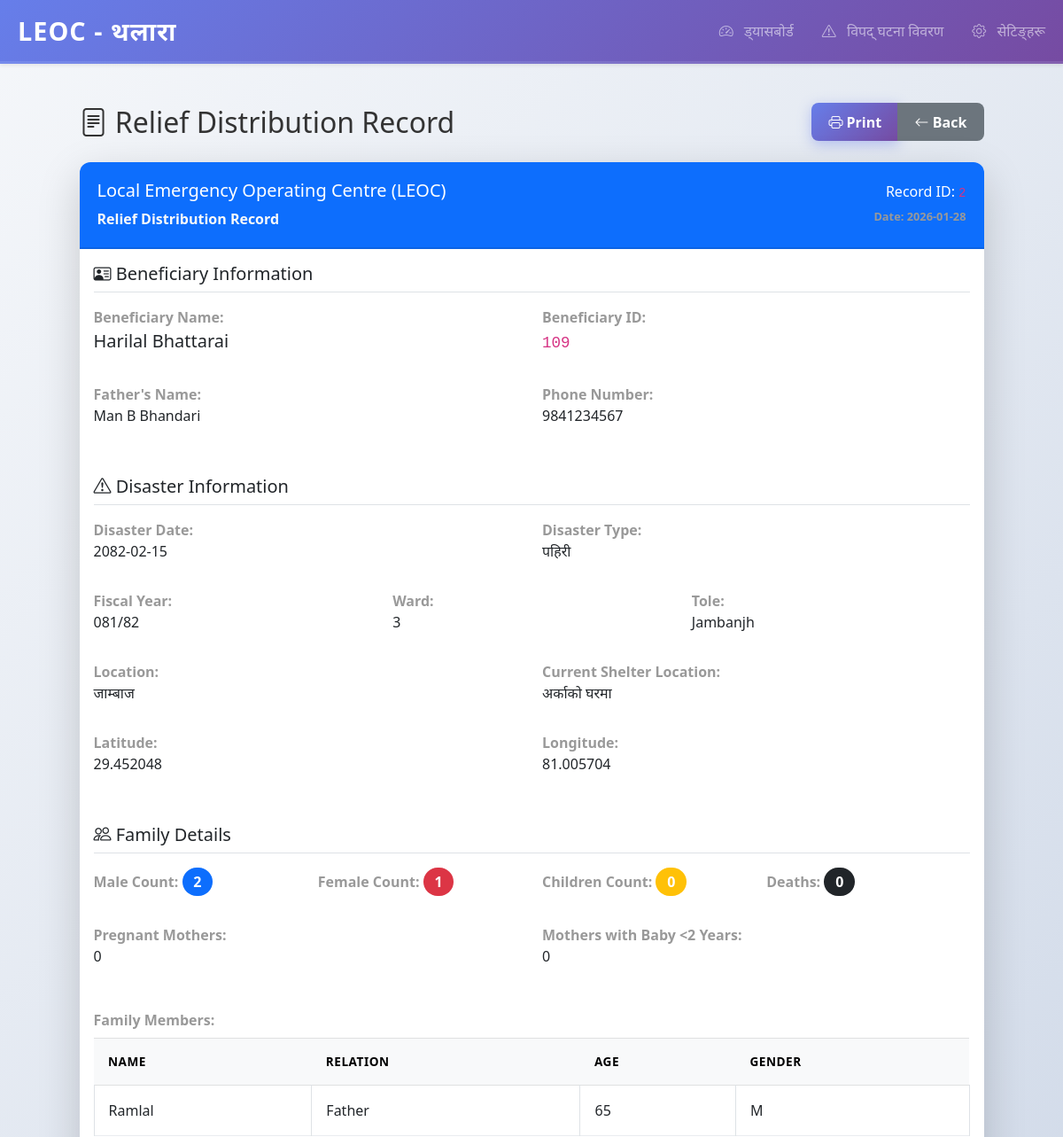
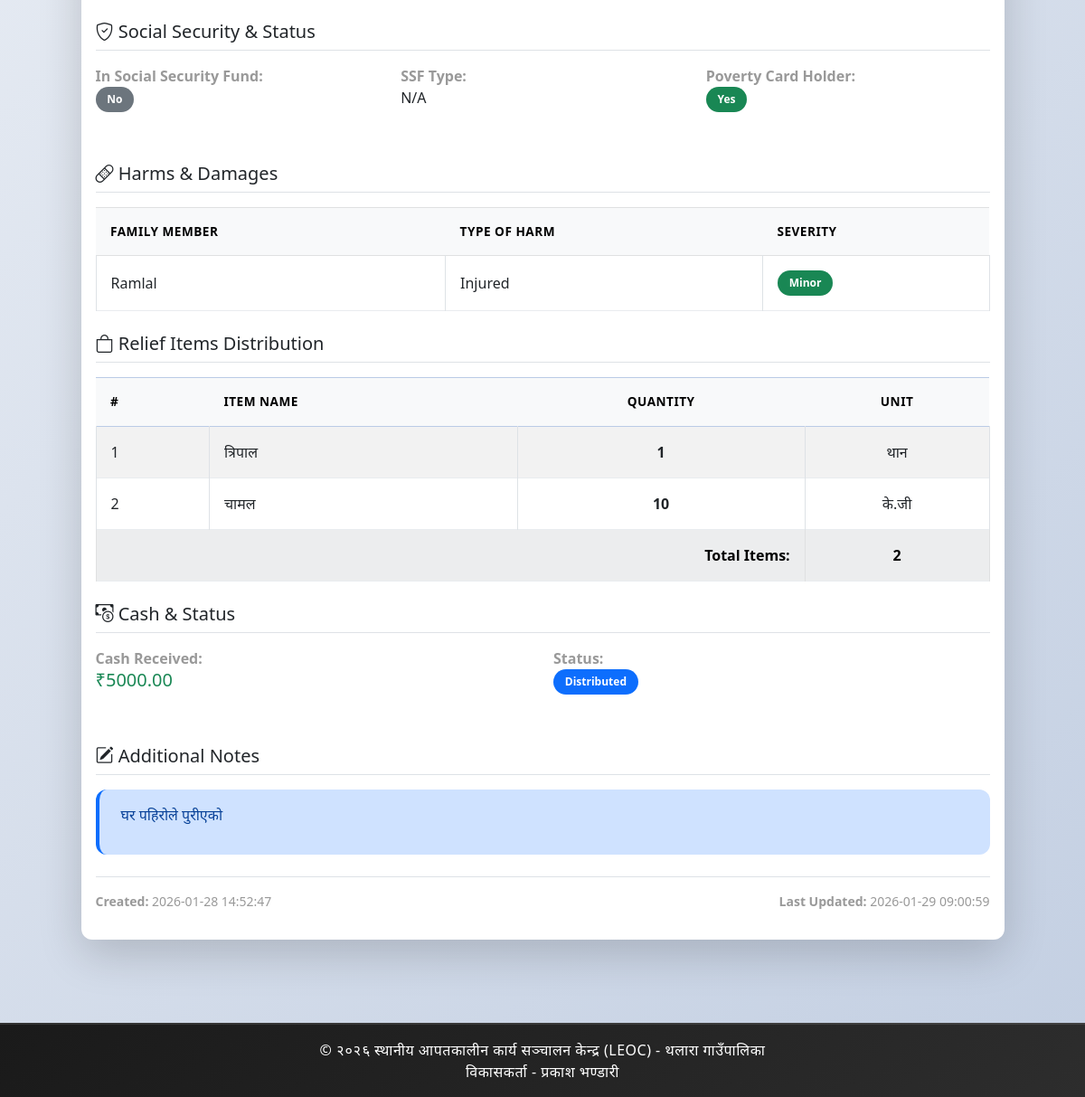
/view/2, run on an earlier commit of the app's database (2 pictures, top to bottom).
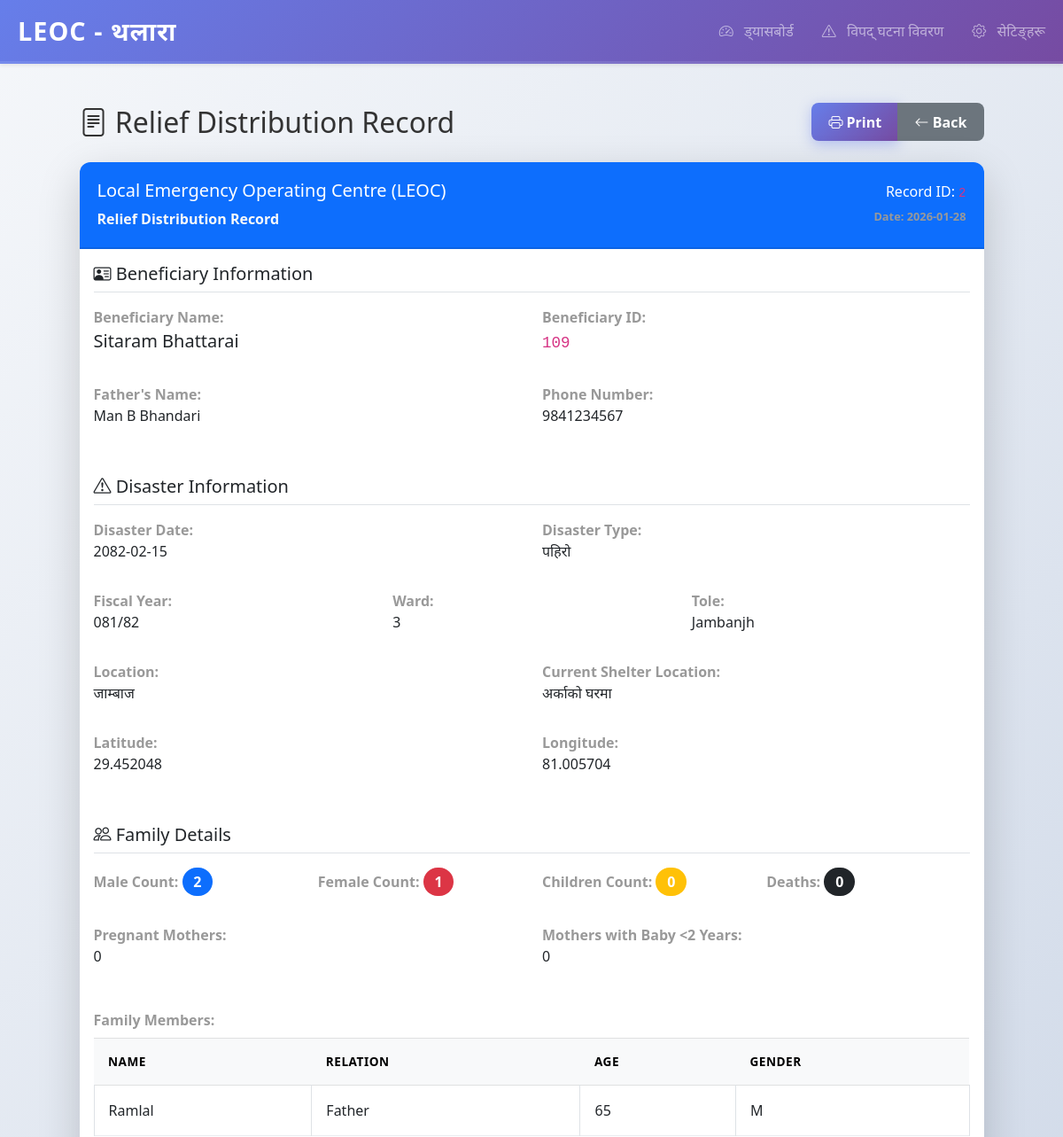
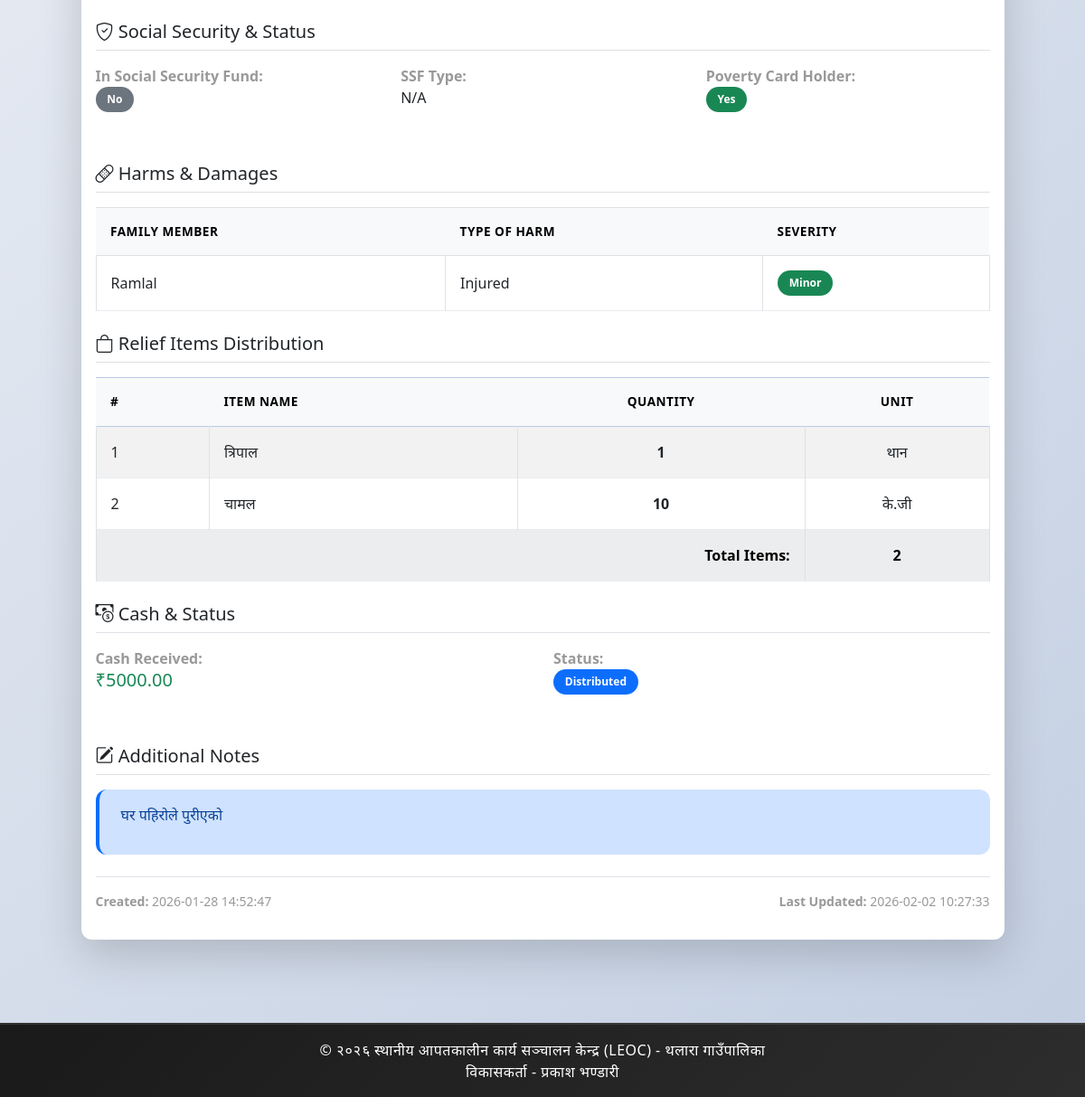
And on a later commit of the database (2 pictures, top to bottom).
### app.py (models this page shows, shortened)
class ReliefDistribution(db.Model):
    id = db.Column(db.Integer, primary_key=True)
    beneficiary_name = db.Column(db.String(200), nullable=False, index=True)  # Added index
    beneficiary_id = db.Column(db.String(100), nullable=False, unique=True)
    father_name = db.Column(db.String(200), index=True)  # Added index
    phone = db.Column(db.String(20))
    is_locked = db.Column(db.Boolean, default=False, index=True)  # Added index
    disaster_date = db.Column(db.String(10), index=True)  # YYYY-MM-DD format (supports both Nepali and AD dates) - Added index
    disaster_type = db.Column(db.String(100), index=True)  # Added index
    fiscal_year = db.Column(db.String(20), index=True)  # e.g., "2080/81" - Added index
    ward = db.Column(db.Integer, index=True)  # 1-9 - Added index
    tole = db.Column(db.String(200), index=True)  # Added index
    location = db.Column(db.String(200), index=True)  # Building name/address - Added index
    latitude = db.Column(db.Float)
    longitude = db.Column(db.Float)
    current_shelter_location = db.Column(db.String(200), index=True)  # Added index
    family_members_json = db.Column(db.Text)  # [{"name": "...", "relation": "...", "age": ..., "gender": "M/F"}, ...]
    male_count = db.Column(db.Integer, default=0)
    female_count = db.Column(db.Integer, default=0)
    children_count = db.Column(db.Integer, default=0)
    pregnant_mother_count = db.Column(db.Integer, default=0)
    mother_under_2_baby = db.Column(db.Integer, default=0)  # Mothers with babies under 2 years
    deaths_during_disaster = db.Column(db.Integer, default=0)
    in_social_security_fund = db.Column(db.Boolean, default=False, index=True)  # Added index
    ssf_type = db.Column(db.String(100), index=True)  # Type of SSF (OAS, Widow, Disabled, etc) - Added index
    poverty_card_holder = db.Column(db.Boolean, default=False, index=True)  # Added index
    harms_json = db.Column(db.Text)  # [{"member_name": "...", "harm": "...", "severity": "..."}, ...]
    bank_account_holder_name = db.Column(db.String(200))
    bank_account_number = db.Column(db.String(50))
    bank_name = db.Column(db.String(200))
    relief_items_json = db.Column(db.Text)  # Store as JSON: [{"item": "Food", "quantity": 5}, ...]
    cash_received = db.Column(db.Float, default=0.0)
    distribution_date = db.Column(db.DateTime, default=datetime.utcnow, index=True)  # Added index
    status = db.Column(db.String(50), default='Distributed', index=True)  # Added index
    documents = db.Column(db.Text)  # Comma-separated filenames
    image_filename = db.Column(db.String(255))
    notes = db.Column(db.Text)
    created_at = db.Column(db.DateTime, default=datetime.utcnow, index=True)  # Added index
    updated_at = db.Column(db.DateTime, default=datetime.utcnow, onupdate=datetime.utcnow, index=True)  # Added index
    def get_documents(self):
        return [d.strip() for d in self.documents.split(',') if d.strip()] if self.documents else []

### app.py (the view)
@app.route('/view/<int:id>')
def view_distribution(id):
    distribution = ReliefDistribution.query.get(id)
    if not distribution:
        return "Distribution not found", 404
    if distribution.family_members_json:
        distribution.family_members_json = json.loads(distribution.family_members_json) if isinstance(distribution.family_members_json, str) else distribution.family_members_json
    else:
        distribution.family_members_json = []
    if distribution.harms_json:
        distribution.harms_json = json.loads(distribution.harms_json) if isinstance(distribution.harms_json, str) else distribution.harms_json
    else:
        distribution.harms_json = []
    if distribution.relief_items_json:
        distribution.relief_items = json.loads(distribution.relief_items_json) if isinstance(distribution.relief_items_json, str) else distribution.relief_items_json
    else:
        distribution.relief_items = []
    distribution.documents = distribution.get_documents()
    return render_template('view.html', distribution=distribution)

### templates/view.html (shortened to what the changed rows need)
{% extends "base.html" %}
{% block content %}
<div class="container py-4">
    <div class="row justify-content-center">
        <div class="col-lg-11">
            <div class="d-flex justify-content-between align-items-center mb-4">
                <h2 class="mb-0">
                    <i class="bi bi-file-text"></i> Relief Distribution Record
                </h2>
            </div>
            <div class="card shadow-lg" id="printContent">
                <div class="card-header bg-primary text-white">
                    <div class="row align-items-center">
                        <div class="col-md-4 text-end">
                            <h6 class="mb-1">Record ID: <code>{{ distribution.id }}</code></h6>
                            <small>Date: {{ distribution.created_at.strftime('%Y-%m-%d') }}</small>
                        </div>
                    </div>
                </div>
                <div class="card-body">
                    <div class="section-break mb-4">
                        <div class="row">
                            <div class="col-md-6 mb-3">
                                <label class="fw-bold text-muted">Beneficiary Name:</label>
                                <p class="fs-5">{{ distribution.beneficiary_name }}</p>
                            </div>
                            <div class="col-md-6 mb-3">
                                <p class="fs-5"><code>{{ distribution.beneficiary_id }}</code></p>
                            </div>
                        </div>
                        <div class="row">
                            <div class="col-md-6 mb-3">
                                <label class="fw-bold text-muted">Father's Name:</label>
                                <p>{{ distribution.father_name or 'N/A' }}</p>
                            </div>
                            <div class="col-md-6 mb-3">
                                <label class="fw-bold text-muted">Phone Number:</label>
                                <p>{{ distribution.phone or 'N/A' }}</p>
                            </div>
                        </div>
                    </div>
                    <div class="section-break mb-4">
                        <div class="row">
                            <div class="col-md-6 mb-3">
                                <label class="fw-bold text-muted">Disaster Date:</label>
                                <p>{{ distribution.disaster_date or 'N/A' }}</p>
                            </div>
                            <div class="col-md-6 mb-3">
                                <label class="fw-bold text-muted">Disaster Type:</label>
                                <p>{{ distribution.disaster_type or 'N/A' }}</p>
                            </div>
                        </div>
                        <div class="row">
                            <div class="col-md-4 mb-3">
                                <label class="fw-bold text-muted">Fiscal Year:</label>
                                <p>{{ distribution.fiscal_year or 'N/A' }}</p>
                            </div>
                            <div class="col-md-4 mb-3">
                                <label class="fw-bold text-muted">Ward:</label>
                                <p>{{ distribution.ward or 'N/A' }}</p>
                            </div>
                            <div class="col-md-4 mb-3">
                                <label class="fw-bold text-muted">Tole:</label>
                                <p>{{ distribution.tole or 'N/A' }}</p>
                            </div>
                        </div>
                        <div class="row">
                            <div class="col-md-6 mb-3">
                                <label class="fw-bold text-muted">Location:</label>
                                <p>{{ distribution.location or 'N/A' }}</p>
                            </div>
                            <div class="col-md-6 mb-3">
                                <label class="fw-bold text-muted">Current Shelter Location:</label>
                                <p>{{ distribution.current_shelter_location or 'N/A' }}</p>
                            </div>
                        </div>
                        {% if distribution.latitude or distribution.longitude %}
                        <div class="row">
                            <div class="col-md-6 mb-3">
                                <label class="fw-bold text-muted">Latitude:</label>
                                <p>{{ "%.6f"|format(distribution.latitude) if distribution.latitude else 'N/A' }}</p>
                            </div>
                            <div class="col-md-6 mb-3">
                                <label class="fw-bold text-muted">Longitude:</label>
                                <p>{{ "%.6f"|format(distribution.longitude) if distribution.longitude else 'N/A' }}</p>
                            </div>
                        </div>
                        {% endif %}
                    </div>
                    <div class="section-break mb-4">
                        <div class="row">
                            <div class="col-md-3 mb-3">
                                <label class="fw-bold text-muted">Male Count:</label>
                                <p class="badge bg-primary fs-6">{{ distribution.male_count or 0 }}</p>
                            </div>
                            <div class="col-md-3 mb-3">
                                <label class="fw-bold text-muted">Female Count:</label>
                                <p class="badge bg-danger fs-6">{{ distribution.female_count or 0 }}</p>
                            </div>
                            <div class="col-md-3 mb-3">
                                <label class="fw-bold text-muted">Children Count:</label>
                                <p class="badge bg-warning fs-6">{{ distribution.children_count or 0 }}</p>
                            </div>
                            <div class="col-md-3 mb-3">
                                <label class="fw-bold text-muted">Deaths:</label>
                                <p class="badge bg-dark fs-6">{{ distribution.deaths_during_disaster or 0 }}</p>
                            </div>
                        </div>
                        <div class="row">
                            <div class="col-md-6 mb-3">
                                <label class="fw-bold text-muted">Pregnant Mothers:</label>
                                <p>{{ distribution.pregnant_mother_count or 0 }}</p>
                            </div>
                            <div class="col-md-6 mb-3">
                                <label class="fw-bold text-muted">Mothers with Baby &lt;2 Years:</label>
                                <p>{{ distribution.mother_under_2_baby or 0 }}</p>
                            </div>
                        </div>
                        {% if distribution.family_members_json %}
                        <div class="mt-3">
                            <table class="table table-bordered table-sm mt-2">
                                <thead class="table-light">
                                    <tr>
                                        <th>Name</th>
                                        <th>Relation</th>
                                        <th>Age</th>
                                        <th>Gender</th>
                                    </tr>
                                </thead>
                            </table>
                        </div>
                        {% endif %}
                    </div>
                    <div class="section-break mb-4">
                        <div class="row">
                            <div class="col-md-4 mb-3">
                                <label class="fw-bold text-muted">SSF Type:</label>
                                <p>{{ distribution.ssf_type or 'N/A' }}</p>
                            </div>
                        </div>
                    </div>
                    {% if distribution.harms_json %}
                    <div class="section-break mb-4">
                        <table class="table table-bordered table-sm">
                            <thead class="table-light">
                                <tr>
                                    <th>Family Member</th>
                                    <th>Type of Harm</th>
                                    <th>Severity</th>
                                </tr>
                            </thead>
                        </table>
                    </div>
                    {% endif %}
                    <div class="section-break mb-4">
                        {% if distribution.relief_items %}
                        <table class="table table-bordered table-striped">
                            <thead class="table-primary">
                                <tr>
                                    <th>#</th>
                                    <th>Item Name</th>
                                    <th class="text-center">Quantity</th>
                                    <th class="text-center">Unit</th>
                                </tr>
                            </thead>
                        </table>
                        {% else %}
                        <p class="text-muted">No relief items recorded</p>
                        {% endif %}
                    </div>
                    <div class="section-break mb-4">
                        <div class="row">
                            <div class="col-md-6 mb-3">
                                <label class="fw-bold text-muted">Cash Received:</label>
                                <p class="h5 text-success">₹{{ "%.2f"|format(distribution.cash_received) }}</p>
                            </div>
                            <div class="col-md-6 mb-3">
                                <p>
                                    {% if distribution.status == 'Delivered' %}
                                    <span class="badge bg-success">{{ distribution.status }}</span>
                                    {% elif distribution.status == 'In Progress' %}
                                    <span class="badge bg-warning">{{ distribution.status }}</span>
                                    {% elif distribution.status == 'Pending' %}
                                    <span class="badge bg-danger">{{ distribution.status }}</span>
                                    {% else %}
                                    <span class="badge bg-primary">{{ distribution.status }}</span>
                                    {% endif %}
                                </p>
                            </div>
                        </div>
                    </div>
                    {% if distribution.notes %}
                    <div class="section-break mb-4">
                        <h5 class="border-bottom pb-2 mb-3">
                            <i class="bi bi-pencil-square"></i> Additional Notes
                        </h5>
                        <div class="alert alert-info">
                            <p>{{ distribution.notes }}</p>
                        </div>
                    </div>
                    {% endif %}
                    <div class="section-break mt-4 pt-3 border-top">
                        <div class="row text-muted small">
                            <div class="col-md-6">
                                <p><strong>Created:</strong> {{ distribution.created_at.strftime('%Y-%m-%d %H:%M:%S') }}
                                </p>
                            </div>
                            <div class="col-md-6 text-end">
                                <p><strong>Last Updated:</strong> {{ distribution.updated_at.strftime('%Y-%m-%d
                                    %H:%M:%S') if distribution.updated_at else 'N/A' }}</p>
                            </div>
                        </div>
                    </div>
                </div>
            </div>
        </div>
    </div>
</div>
{% endblock %}

What changed in the data, as far as the page shows it:
changed ReliefDistribution "Man B Bhandari": beneficiary_name "Harilal Bhattarai" → "Sitaram Bhattarai"; disaster_type "पहिरी" → "पहिरो"; updated_at "2026-01-29 09:00:59" → "2026-02-02 10:27:33"
